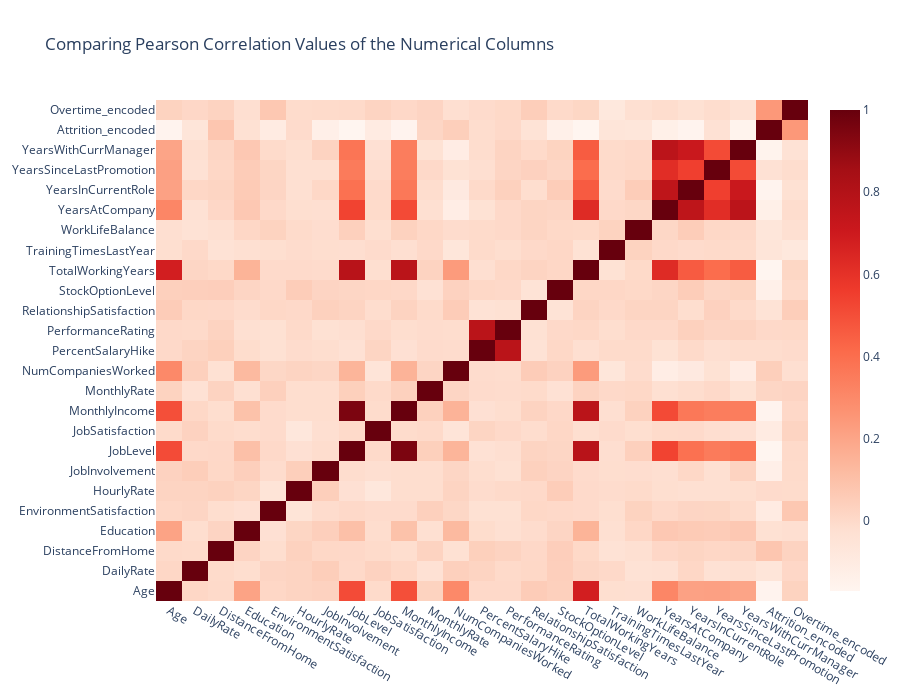

The cell this chart's notebook holds for it:
### Code cell
data = [go.Heatmap( z = ibm[numericals].astype('float64').corr().values,   #generates pearson correlation values
                    x = ibm[numericals].columns.values,
                    y = ibm[numericals].columns.values,
                    colorscale = 'Reds',
                    reversescale = False,
                    opacity = 1.0 ) ]

layout = go.Layout( title = 'Comparing Pearson Correlation Values of the Numerical Columns',
                    xaxis = dict(ticks='', nticks=36),
                    yaxis = dict(ticks='' ),
                    width = 900, height = 700, )

fig = go.Figure(data=data, layout=layout)
py.iplot(fig, filename='heatmap')
fig.show(renderer='colab')

### Figure 1 — Plotly figure (JSON) as saved in the notebook; plotly's stock layout.template omitted (floating-point values rounded to 4 significant figures; data arrays with more than 128 entries replaced by an {"elided": "..."} marker saying what was removed)
{"data": [{"opacity": 1, "colorscale": [[0, "rgb(255,245,240)"], [0.125, "rgb(254,224,210)"], [0.25, "rgb(252,187,161)"], [0.375, "rgb(252,146,114)"], [0.5, "rgb(251,106,74)"], [0.625, "rgb(239,59,44)"], [0.75, "rgb(203,24,29)"], [0.875, "rgb(165,15,21)"], [1, "rgb(103,0,13)"]], "reversescale": false, "y": ["Age", "DailyRate", "DistanceFromHome", "Education", "EnvironmentSatisfaction", "HourlyRate", "JobInvolvement", "JobLevel", "JobSatisfaction", "MonthlyIncome", "MonthlyRate", "NumCompaniesWorked", "PercentSalaryHike", "PerformanceRating", "RelationshipSatisfaction", "StockOptionLevel", "TotalWorkingYears", "TrainingTimesLastYear", "WorkLifeBalance", "YearsAtCompany", "YearsInCurrentRole", "YearsSinceLastPromotion", "YearsWithCurrManager", "Attrition_encoded", "Overtime_encoded"], "x": ["Age", "DailyRate", "DistanceFromHome", "Education", "EnvironmentSatisfaction", "HourlyRate", "JobInvolvement", "JobLevel", "JobSatisfaction", "MonthlyIncome", "MonthlyRate", "NumCompaniesWorked", "PercentSalaryHike", "PerformanceRating", "RelationshipSatisfaction", "StockOptionLevel", "TotalWorkingYears", "TrainingTimesLastYear", "WorkLifeBalance", "YearsAtCompany", "YearsInCurrentRole", "YearsSinceLastPromotion", "YearsWithCurrManager", "Attrition_encoded", "Overtime_encoded"], "z": {"elided": "25x25 float values"}, "type": "heatmap"}], "layout": {"title": {"text": "Comparing Pearson Correlation Values of the Numerical Columns"}, "yaxis": {"ticks": ""}, "height": 700, "width": 900, "xaxis": {"nticks": 36, "ticks": ""}}}
